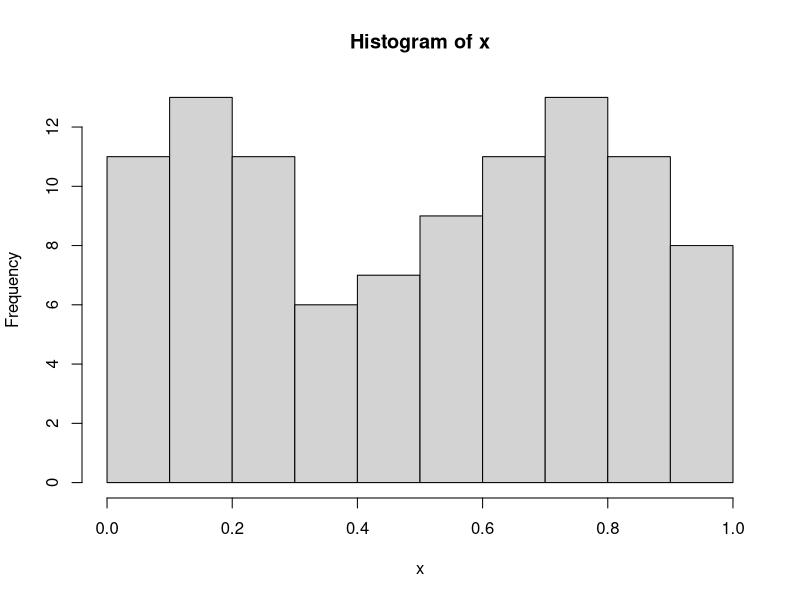

Recreate this plot in R.
## ---- chunk 1

Classes = c("Macroéconomie", "Microeconomics II", "Cas de comptabilité Financière", "Business and Human Rights", "Introduction to Data Science", "Introduction to Econometrics")

Times = c("08h15 - 10h00 & 10h15 - 12h00", "10h15 - 12h00 & 12h15 - 14h00", "10h15 - 12h00", "10h15 - 12h00", "14h15 - 18h00", "08h15 - 10h00 & 14h15 - 16h00")

schedule = data.frame(Classes, Times)

knitr::kable(
  schedule
)

## ---- chunk 2

classes = c("International Management", "Algorithmique Appliquée", "Comptabilité Financière", "Consumer Behavior I", "Contrôle de gestion", "Introduction to Data Science", "Introduction to Econometrics","Optimisation et Gestion des Opérations","Introduction générale à la fiscalité 2021")

times = c("08h15 - 12h00","10h15 - 12h00 & 12h15 - 14h00", "10h15 - 14h00", "14h15 - 18h00", "14h15 - 18h00", "14h15 - 18h00", "08h15 - 10h00 & 14h15 - 16h00", "12h15 - 16h00", "08h15 - 10h00")

schedule = data.frame(classes, times)

knitr::kable(
  schedule
)

## ---- chunk 3

classes = c("Atelier Entrepreneuriat", "Cas de comptabilité Financière", "Comptabilité Financière", "Consumer Behavior I", "Finance de l'immobilier", "Introduction to Data Science", "Introduction to Econometrics")

times = c("10h15 - 14h00","10h15 - 12h00", "10h15 - 14h00", "14h15 - 18h00", "14h15 - 16h00", "14h15 - 18h00", "08h15 - 10h00 & 14h15 - 16h00")

schedule = data.frame(classes, times)

knitr::kable(
  schedule
)

## ---- chunk 4

tenRandom = round(runif(10, min=0, max=10))
avgTen = sum(tenRandom)/10

## ---- chunk 5

doubleAvg = avgTen*2

## ---- chunk 6

x = runif(100)
meanX = mean(x)
medianX = median(x)
varianceX = var(x)

## ---- chunk 7

if (meanX == 1/2 || medianX == 1/2 || varianceX == 1/12){

  print("Well... that wasn't suppose to happen! The explanation about why the empirical value isn't equal to the theoretical value does not apply to one of the value below since we found the theoretical value with the data. Compute the file again, no way this happen twice in a row.")

}

## ---- chunk 8

hist(x)

